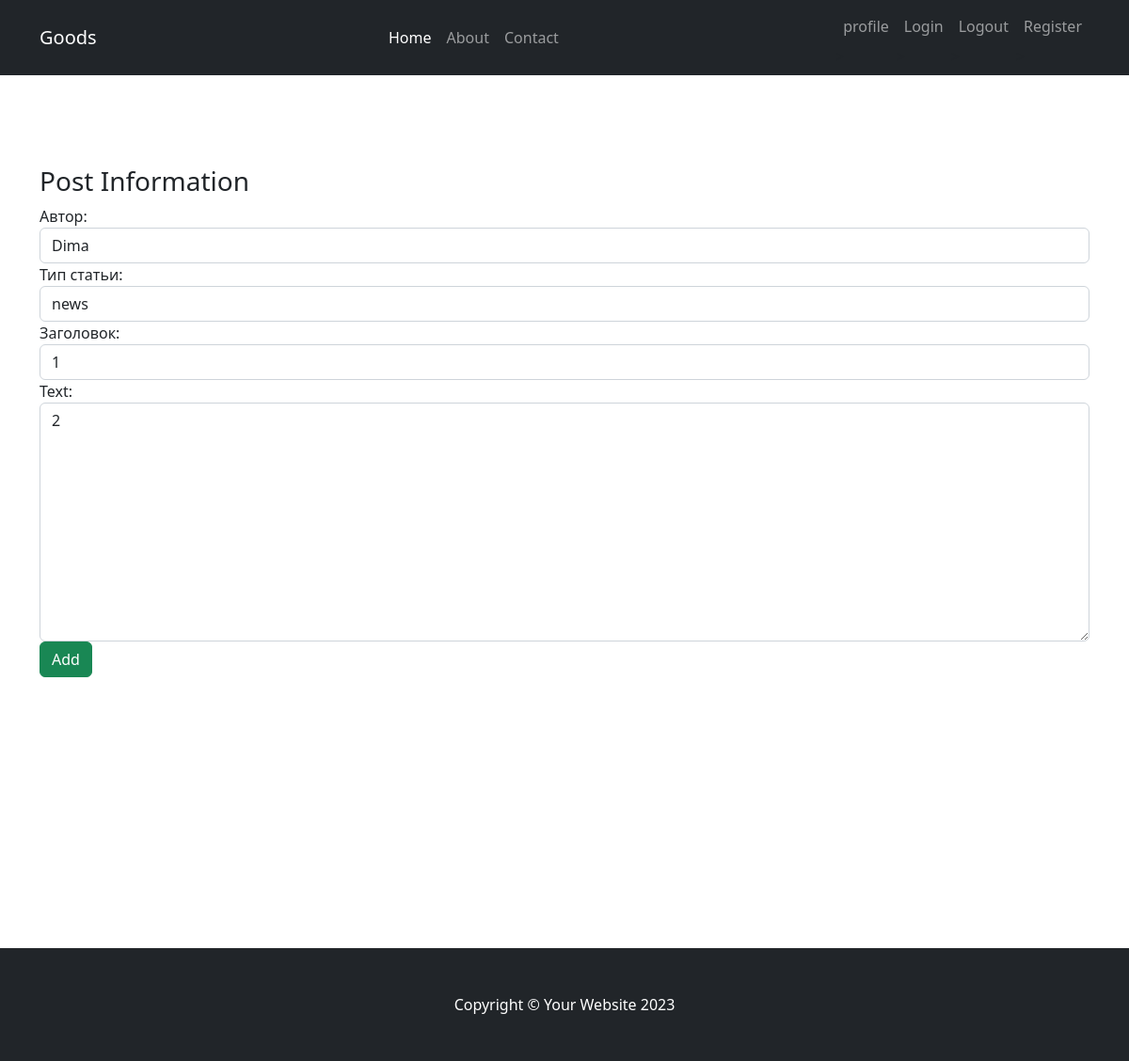
The app's page /posts/update/4/ (signed in) with its own data.
### newspaper/models.py (models this page shows, shortened)
class Post(models.Model):
    NEWS = 'NW'
    POST = 'PT'
    POSTS = [
        (NEWS, 'news'),
        (POST, 'post')
    ]
    author = models.ForeignKey(
        Author, on_delete=models.CASCADE, verbose_name='Автор')
    post_type = models.CharField(
        max_length=2, choices=POSTS, default=NEWS, verbose_name='Тип статьи')
    data_post_creation = models.DateTimeField(
        auto_now_add=True, verbose_name='Дата публикации')
    title = models.CharField(max_length=255, verbose_name='Заголовок')
    text = models.TextField()
    rating_post = models.IntegerField(default=0)
    category = models.ManyToManyField('Category', through='PostCategory')
    class Meta:
        verbose_name = 'Новость'
        verbose_name_plural = 'Новости'

### newspaper/views.py (the view)
# urls.py: path('update/<int:pk>/', PostUpdateView.as_view(), name='post_update'),
class PostUpdateView(PermissionRequiredMixin, LoginRequiredMixin, UpdateView):
    template_name = 'newspaper/post_create.html'
    permission_required = 'newspaper.change_post'
    form_class = PostForm
    def get_object(self, **rwargs):
        id = self.kwargs.get('pk')
        return Post.objects.get(pk=id)

### newspaper/forms.py
class PostForm(ModelForm):
    class Meta:
        model = Post
        fields = ['author', 'post_type', 'title', 'text']
        widgets = {
            'author': forms.Select(attrs={
                'class': 'form-control',
                'placeholder': 'Выберите имя автора'
            }),
            'post_type': forms.Select(attrs={
                'class': 'form-control',
                'placeholder': 'Выберите тип статьи'
            }),
            'title': forms.TextInput(attrs={
                'class': 'form-control',
                'placeholder': 'Введите название статьи'
            }),
            'text': forms.Textarea(attrs={
                'class': 'form-control',
                'placeholder': 'Введите текст статьи'
            }),
        }

### newspaper/models.py (called while the page is built)
    def __str__(self):
        return f'{self.author_name.username}'

### newspaper/templates/newspaper/post_create.html (shortened to what this page needs)
{% extends 'layout/base.html' %}
{% block content %}
<h3>Post Information</h3>
<form method="POST">
 {{ form }}
   <input class="btn btn-success" type="submit" value="Add">
</form>
{% endblock content %}

### records on screen
Post: author "Dima", post_type "news", title "1", text "2"
